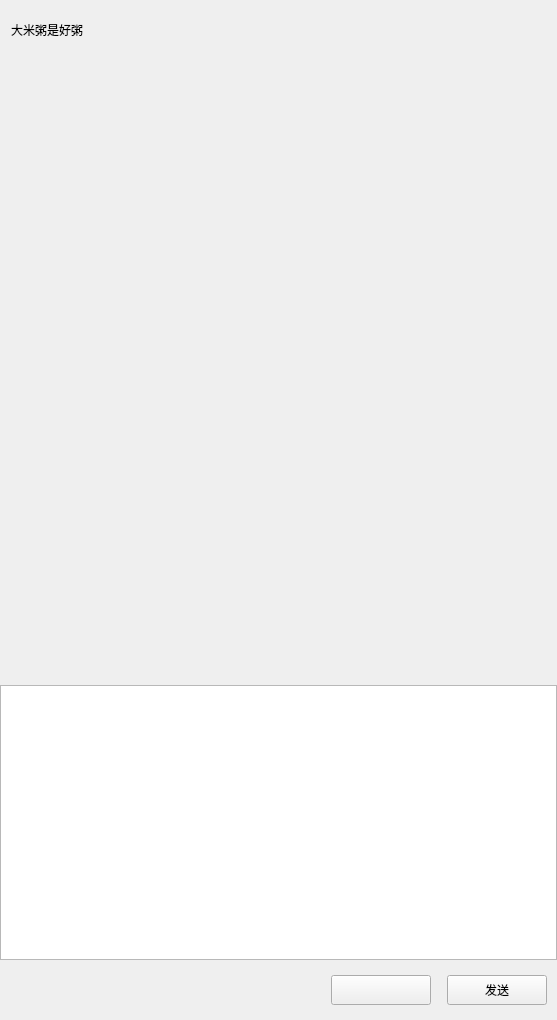
<?xml version="1.0" encoding="UTF-8"?>
<ui version="4.0">
 <class>chatPage</class>
 <widget class="QWidget" name="chatPage">
  <property name="geometry">
   <rect>
    <x>0</x>
    <y>0</y>
    <width>557</width>
    <height>1020</height>
   </rect>
  </property>
  <property name="windowTitle">
   <string>Form</string>
  </property>
  <property name="styleSheet">
   <string notr="true"/>
  </property>
  <layout class="QVBoxLayout" name="verticalLayout">
   <property name="spacing">
    <number>0</number>
   </property>
   <property name="leftMargin">
    <number>0</number>
   </property>
   <property name="topMargin">
    <number>0</number>
   </property>
   <property name="rightMargin">
    <number>0</number>
   </property>
   <property name="bottomMargin">
    <number>0</number>
   </property>
   <item>
    <widget class="QWidget" name="chatDataWidth" native="true">
     <property name="styleSheet">
      <string notr="true"/>
     </property>
     <layout class="QVBoxLayout" name="verticalLayout_6">
      <property name="spacing">
       <number>0</number>
      </property>
      <property name="leftMargin">
       <number>0</number>
      </property>
      <property name="topMargin">
       <number>0</number>
      </property>
      <property name="rightMargin">
       <number>0</number>
      </property>
      <property name="bottomMargin">
       <number>0</number>
      </property>
      <item>
       <widget class="QWidget" name="titleWidth" native="true">
        <property name="minimumSize">
         <size>
          <width>0</width>
          <height>60</height>
         </size>
        </property>
        <property name="maximumSize">
         <size>
          <width>16777215</width>
          <height>60</height>
         </size>
        </property>
        <property name="styleSheet">
         <string notr="true"/>
        </property>
        <layout class="QVBoxLayout" name="verticalLayout_7">
         <property name="topMargin">
          <number>2</number>
         </property>
         <property name="rightMargin">
          <number>2</number>
         </property>
         <property name="bottomMargin">
          <number>2</number>
         </property>
         <item>
          <widget class="QWidget" name="widget" native="true">
           <layout class="QHBoxLayout" name="horizontalLayout_6">
            <property name="spacing">
             <number>2</number>
            </property>
            <property name="leftMargin">
             <number>2</number>
            </property>
            <property name="topMargin">
             <number>2</number>
            </property>
            <property name="rightMargin">
             <number>2</number>
            </property>
            <property name="bottomMargin">
             <number>2</number>
            </property>
            <item>
             <widget class="QLabel" name="titleLb">
              <property name="text">
               <string>大米粥是好粥</string>
              </property>
             </widget>
            </item>
           </layout>
          </widget>
         </item>
        </layout>
       </widget>
      </item>
      <item>
       <widget class="chatView" name="chatDataList" native="true">
        <property name="minimumSize">
         <size>
          <width>0</width>
          <height>580</height>
         </size>
        </property>
        <property name="maximumSize">
         <size>
          <width>16777215</width>
          <height>580</height>
         </size>
        </property>
        <property name="styleSheet">
         <string notr="true"/>
        </property>
       </widget>
      </item>
      <item>
       <widget class="QWidget" name="toolWidth" native="true">
        <property name="minimumSize">
         <size>
          <width>0</width>
          <height>45</height>
         </size>
        </property>
        <property name="maximumSize">
         <size>
          <width>16777215</width>
          <height>45</height>
         </size>
        </property>
        <property name="styleSheet">
         <string notr="true"/>
        </property>
        <layout class="QHBoxLayout" name="horizontalLayout_7">
         <property name="leftMargin">
          <number>2</number>
         </property>
         <property name="topMargin">
          <number>2</number>
         </property>
         <property name="rightMargin">
          <number>2</number>
         </property>
         <property name="bottomMargin">
          <number>2</number>
         </property>
         <item>
          <spacer name="horizontalSpacer_8">
           <property name="orientation">
            <enum>Qt::Orientation::Horizontal</enum>
           </property>
           <property name="sizeType">
            <enum>QSizePolicy::Policy::Fixed</enum>
           </property>
           <property name="sizeHint" stdset="0">
            <size>
             <width>5</width>
             <height>20</height>
            </size>
           </property>
          </spacer>
         </item>
         <item>
          <widget class="clickedLabel" name="emoLb">
           <property name="minimumSize">
            <size>
             <width>30</width>
             <height>30</height>
            </size>
           </property>
           <property name="maximumSize">
            <size>
             <width>30</width>
             <height>30</height>
            </size>
           </property>
           <property name="text">
            <string/>
           </property>
          </widget>
         </item>
         <item>
          <spacer name="horizontalSpacer_9">
           <property name="orientation">
            <enum>Qt::Orientation::Horizontal</enum>
           </property>
           <property name="sizeType">
            <enum>QSizePolicy::Policy::Fixed</enum>
           </property>
           <property name="sizeHint" stdset="0">
            <size>
             <width>5</width>
             <height>20</height>
            </size>
           </property>
          </spacer>
         </item>
         <item>
          <widget class="clickedLabel" name="fileLb">
           <property name="minimumSize">
            <size>
             <width>30</width>
             <height>30</height>
            </size>
           </property>
           <property name="maximumSize">
            <size>
             <width>30</width>
             <height>30</height>
            </size>
           </property>
           <property name="text">
            <string/>
           </property>
          </widget>
         </item>
         <item>
          <spacer name="horizontalSpacer_10">
           <property name="orientation">
            <enum>Qt::Orientation::Horizontal</enum>
           </property>
           <property name="sizeHint" stdset="0">
            <size>
             <width>40</width>
             <height>20</height>
            </size>
           </property>
          </spacer>
         </item>
        </layout>
       </widget>
      </item>
      <item>
       <widget class="messageTextEdit" name="chatEdit">
        <property name="minimumSize">
         <size>
          <width>0</width>
          <height>275</height>
         </size>
        </property>
        <property name="maximumSize">
         <size>
          <width>16777215</width>
          <height>275</height>
         </size>
        </property>
        <property name="styleSheet">
         <string notr="true"/>
        </property>
       </widget>
      </item>
      <item>
       <widget class="QWidget" name="sendWid" native="true">
        <property name="minimumSize">
         <size>
          <width>0</width>
          <height>60</height>
         </size>
        </property>
        <property name="maximumSize">
         <size>
          <width>16777215</width>
          <height>60</height>
         </size>
        </property>
        <property name="styleSheet">
         <string notr="true"/>
        </property>
        <layout class="QHBoxLayout" name="horizontalLayout_8">
         <property name="leftMargin">
          <number>0</number>
         </property>
         <property name="topMargin">
          <number>0</number>
         </property>
         <property name="rightMargin">
          <number>0</number>
         </property>
         <property name="bottomMargin">
          <number>0</number>
         </property>
         <item>
          <spacer name="horizontalSpacer_11">
           <property name="orientation">
            <enum>Qt::Orientation::Horizontal</enum>
           </property>
           <property name="sizeHint" stdset="0">
            <size>
             <width>439</width>
             <height>20</height>
            </size>
           </property>
          </spacer>
         </item>
         <item>
          <widget class="clickBtn" name="receiveBtn">
           <property name="minimumSize">
            <size>
             <width>100</width>
             <height>30</height>
            </size>
           </property>
           <property name="maximumSize">
            <size>
             <width>100</width>
             <height>30</height>
            </size>
           </property>
           <property name="text">
            <string/>
           </property>
          </widget>
         </item>
         <item>
          <spacer name="horizontalSpacer_12">
           <property name="orientation">
            <enum>Qt::Orientation::Horizontal</enum>
           </property>
           <property name="sizeType">
            <enum>QSizePolicy::Policy::Fixed</enum>
           </property>
           <property name="sizeHint" stdset="0">
            <size>
             <width>10</width>
             <height>20</height>
            </size>
           </property>
          </spacer>
         </item>
         <item>
          <widget class="clickBtn" name="sendBtn">
           <property name="minimumSize">
            <size>
             <width>100</width>
             <height>30</height>
            </size>
           </property>
           <property name="maximumSize">
            <size>
             <width>100</width>
             <height>30</height>
            </size>
           </property>
           <property name="text">
            <string>发送</string>
           </property>
          </widget>
         </item>
         <item>
          <spacer name="horizontalSpacer_13">
           <property name="orientation">
            <enum>Qt::Orientation::Horizontal</enum>
           </property>
           <property name="sizeType">
            <enum>QSizePolicy::Policy::Fixed</enum>
           </property>
           <property name="sizeHint" stdset="0">
            <size>
             <width>10</width>
             <height>20</height>
            </size>
           </property>
          </spacer>
         </item>
        </layout>
       </widget>
      </item>
     </layout>
    </widget>
   </item>
  </layout>
 </widget>
 <customwidgets>
  <customwidget>
   <class>clickBtn</class>
   <extends>QPushButton</extends>
   <header location="global">clickbtn.h</header>
  </customwidget>
  <customwidget>
   <class>clickedLabel</class>
   <extends>QLabel</extends>
   <header location="global">clickedlabel.h</header>
  </customwidget>
  <customwidget>
   <class>chatView</class>
   <extends>QWidget</extends>
   <header location="global">chatview.h</header>
   <container>1</container>
  </customwidget>
  <customwidget>
   <class>messageTextEdit</class>
   <extends>QTextEdit</extends>
   <header location="global">messagetextedit.h</header>
  </customwidget>
 </customwidgets>
 <resources/>
 <connections/>
</ui>
